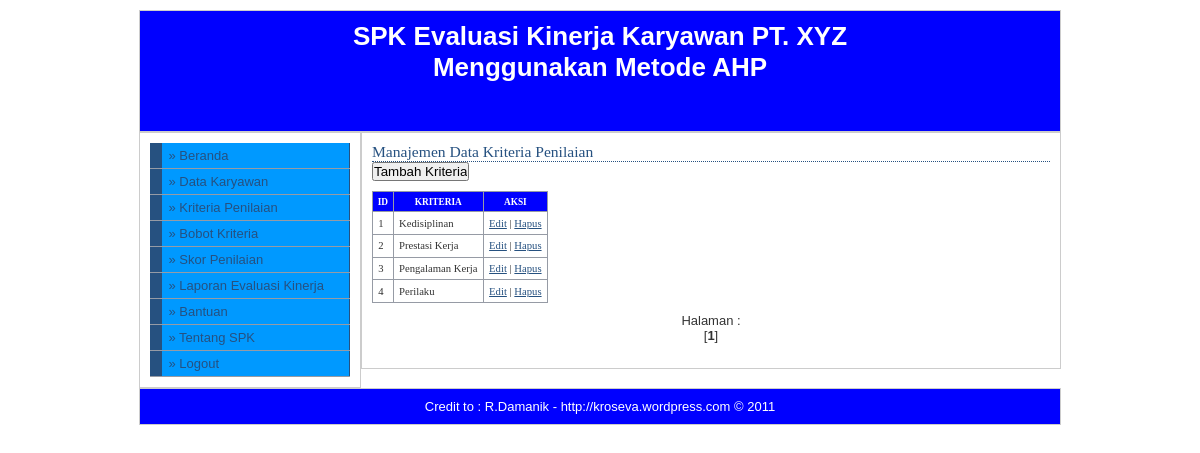
Screenshot of /indexs.php?modul=kriteria (signed in) with the database file from the repository.
### tables this page shows
CREATE TABLE IF NOT EXISTS `menu` (
  `menu` varchar(30) NOT NULL,
  `link` varchar(50) NOT NULL,
  `status` enum('admin','user') NOT NULL,
  `aktif` enum('y','n') NOT NULL,
  `urutan` int(5) NOT NULL
);

CREATE TABLE IF NOT EXISTS `kriteria` (
  `id_kriteria` varchar(5) NOT NULL,
  `nama_kriteria` varchar(50) NOT NULL
);

### modul_admin/mod_kriteria/kriteria.php (the view, shortened to what this page needs)
<?php
$aksi="modul_admin/mod_kriteria/aksi_kriteria.php";
switch($_GET[act]){
  default:
    echo "<h2>Manajemen Data Kriteria Penilaian</h2>
          <input type=button value='Tambah Kriteria'
          onclick=\"window.location.href='?modul=kriteria&act=tambah';\">
          <table>
          <tr><th>id</th><th>kriteria</th><th>aksi</th></tr>";
  	$hal = $_GET[hal];
	if(!isset($_GET['hal'])){
		$page = 1;
		$hal = 1;
	} else {
		$page = $_GET['hal'];
	}
	$jmlperhalaman = 10;
	$offset = (($page * $jmlperhalaman) - $jmlperhalaman);
    $tampil=mysql_query("SELECT * FROM kriteria ORDER BY id_kriteria ASC LIMIT $offset, $jmlperhalaman");
    while ($r=mysql_fetch_array($tampil)){
       echo "<tr><td>$r[id_kriteria]</td>
             <td>$r[nama_kriteria]</td>
             <td><a href=?modul=kriteria&act=edit&id=$r[id_kriteria]>Edit</a> |
	               <a href=$aksi?modul=kriteria&act=hapus&id=$r[id_kriteria]>Hapus</a>
             </td></tr>";
    }
    echo "</table>";
	$total_record = mysql_result(mysql_query("SELECT COUNT(*) as Num FROM kriteria"),0);
	$total_halaman = ceil($total_record / $jmlperhalaman);
	echo "<center>Halaman :<br/>";
	$perhal=4;
	if($total_halaman<=10){
	$hal1=1;
	$hal2=$total_halaman;
	}else{
	$hal1=$hal-$perhal;
	$hal2=$hal+$perhal;
	}
	if($hal<=5){
	$hal1=1;
	}
	if($hal<$total_halaman){
	$hal2=$hal+$perhal;
	}else{
	$hal2=$hal;
	}
	for($i = $hal1; $i <= $hal2; $i++){
		if(($hal) == $i){
			echo "[<b>$i</b>] ";
			} else {
		if($i<=$total_halaman){
				echo "<a href=indexs.php?modul=kriteria&hal=$i>$i</a> ";
		}
		}
	}
	echo "</center><br/>";
    break;
}
?>

### indexs.php (shortened to what this page needs)
<?php
if (empty($_SESSION[username]) AND empty($_SESSION[passuser])){
  echo "<link href='main.css' rel='stylesheet' type='text/css'>
 <center>Untuk mengakses modul, Anda harus login <br>";
  echo "<a href=index.php><b>LOGIN</b></a></center>";
}
else{
?>
<?
include "config/setting.php";
?>
<!DOCTYPE html PUBLIC "-//W3C//DTD XHTML 1.0 Strict//EN" "http://www.w3.org/TR/xhtml1/DTD/xhtml1-strict.dtd">
<html xmlns="http://www.w3.org/1999/xhtml">
<head>
<link rel="stylesheet" type="text/css" href="main.css" />
</head>
<body>
   <div id="wrapper">
         <div id="header">
		 	   <h1 align="center">
		       <? echo "$header"; ?>
			   </h1>
		 </div>
		 <div id="leftcolumn">
			<div id="menu">
		       <ul>
				  <li><a href=?modul=beranda>&#187; Beranda</a></li>
				  <?php include "menu.php"; ?>
				  <li><a href=?modul=bantuan>&#187; Bantuan</a></li>
				  <li><a href=?modul=tentang>&#187; Tentang SPK</a></li>
				  <li><a href=logout.php>&#187; Logout</a></li>
			  </ul>
			</div>
		 </div>
		 <div id="rightcolumn">
			  <?
			  	include "content.php";
			  ?>
		 </div>
		 <div id="footer">
		       <p align="center">
			   <? echo "$footer"; ?>
			   </p>
	     </div>
   </div>
</body>
</html>
<?php
}
?>

### config/setting.php (shortened to what this page needs)
<?
$header = "SPK Evaluasi Kinerja Karyawan PT. XYZ <br> Menggunakan Metode AHP";
$footer = "Credit to : R.Damanik - http://kroseva.wordpress.com &copy 2011";
?>

### menu.php (shortened to what this page needs)
<?php
if ($_SESSION[leveluser]=='admin'){
  $sql=mysql_query("select * from menu where aktif='y' and status='admin' order by urutan");
}
else{
  $sql=mysql_query("select * from menu where status='user' and aktif='y' order by urutan");
}
while ($m=mysql_fetch_array($sql)){
  echo "<li><a href='$m[link]'>&#187; $m[menu]</a></li>";
}
?>

### content.php (shortened to what this page needs)
<?php
if ($_GET[modul]=='beranda'){
  echo "<h2>Selamat Datang</h2>
          <p>Hai <b>$_SESSION[namauser]</b>, selamat datang di halaman ";
  if ($_SESSION[leveluser] == 'admin') { echo "<b>Administrator</b>"; }
  else { echo "<b>User</b>"; }
  echo "  SPK Evaluasi Kinerja Karyawan.<br>
		   Silahkan klik menu pilihan yang berada
          di sebelah kiri untuk mengelola content website. </p>
          <p>&nbsp;</p>
          <p>&nbsp;</p>
          <p>&nbsp;</p>
          <p>&nbsp;</p>
          <p align=right>Login Hari ini: ";
  echo tgl_indo(date("Y m d"));
  echo " | ";
  echo date("H:i:s");
  echo "</p>";
}
elseif ($_GET[modul]=='dtakary'){
  include "modul_admin/mod_karyawan/karyawan.php";
}
elseif ($_GET[modul]=='kriteria'){
  include "modul_admin/mod_kriteria/kriteria.php";
}
elseif ($_GET[modul]=='bobot'){
  include "modul_admin/mod_bobot/matrik.php";
}
elseif ($_GET[modul]=='evaluasi'){
  include "modul_admin/mod_evaluasi/evaluasi.php";
}
elseif ($_GET[modul]=='laporan'){
  include "modul_admin/mod_laporan/laporan.php";
}
elseif ($_GET[modul]=='bantuan'){
  include "bantuan.php";
}
elseif ($_GET[modul]=='tentang'){
  include "tentang.php";
}
elseif ($_GET[modul]=='hasil'){
  include "modul_admin/mod_laporan/laporan.php";
}
elseif ($_GET[modul]=='profil'){
  include "modul_user/profil.php";
}
else{
  echo "<p><b>MODUL BELUM ADA ATAU BELUM LENGKAP</b></p>";
}
?>

### main.css (style rules this page uses)
* { padding: 0; margin: 0; }
body { font-family: Arial, Helvetica, sans-serif; font-size: 13px; }
#wrapper { margin: 0 auto; width: 922px; }
#header { color: #FFFFFF; width: 900px; float: left; padding: 10px; border: 1px solid #ccc; height: 100px; margin: 10px 0px 0px 0px; background: #0000FF; }
#leftcolumn { color: #333; border: 1px solid #ccc; background: #FFFFFF; margin: 0px 0px 0px 0px; padding: 10px; height: 100%; width: 200px; float: left; }
#menu { width: 200px; }
#menu ul { list-style: none; margin: 0; padding: 0; border: none; }
#menu li { width: 200px; border-bottom: 1px solid #969BA5; margin: 0; padding: 0; font-size: 100%; vertical-align: bottom; }
#menu a:link, #menu a:visited { display: block; padding: 5px 5px 5px 0.5em; border-left: 12px solid #265180; border-right: 1px solid #265180; background-color: #0099FF; color: #265180; text-decoration: none; }
a:link,a:visited { color:#265180; }
h2 { font: normal 120% Georgia; color: #265180; background-color: transparent; border-bottom: 1px dotted #265180; }
table { font-family: Tahoma; font-size: 8pt; border-width: 1px; border-style: solid; border-color: #999999; border-collapse: collapse; margin: 10px 0px; }
th { color: #FFFFFF; font-size: 7pt; text-transform: uppercase; text-align: center; padding: 0.5em; border-width: 1px; border-style: solid; border-color: #969BA5; border-collapse: collapse; background-color: #0000FF; }
td { padding: 0.5em; vertical-align: top; border-width: 1px; border-style: solid; border-color: #969BA5; border-collapse: collapse; }
#rightcolumn { float: right; color: #333; border: 1px solid #ccc; background: #FFFFFF; margin: 0px 0px 0px 0px; padding: 10px; height: 100%; width: 678px; display: inline; }
#footer { width: 900px; clear: both; color: #FFFFFF; border: 1px solid #ccc; background: #0000FF; margin: 0px 0px 10px 0px; padding: 10px; }

### rows the page displays
menu: menu "Data Karyawan"
menu: menu "Kriteria Penilaian"
menu: menu "Bobot Kriteria"
menu: menu "Skor Penilaian"
menu: menu "Laporan Evaluasi Kinerja"
kriteria: id_kriteria "1", nama_kriteria "Kedisiplinan"
kriteria: id_kriteria "2", nama_kriteria "Prestasi Kerja"
kriteria: id_kriteria "3", nama_kriteria "Pengalaman Kerja"
kriteria: id_kriteria "4", nama_kriteria "Perilaku"

### other values shown
$footer "Credit to : R.Damanik - http://kroseva.wordpress.com © 2011"
